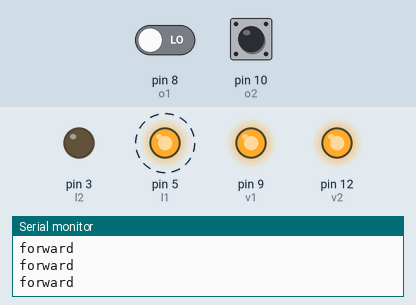
The sketch below on a simulated Arduino Uno, built with avr-gcc and run on an emulated ATmega328P. Parts: output pins drawn as LEDs (lit = HIGH), the last lines printed to the serial monitor. Dashed ring = blinking. The test bench sets the inputs (shaded band); at power-on: pin 10 (o2) LOW, pin 8 (o1) LOW. Pins used as bus, display or sensor lines are not drawn.

Above: at 1.65 s.
1.7 s: pin 10 (o2) driven HIGH
At 2.05 s:
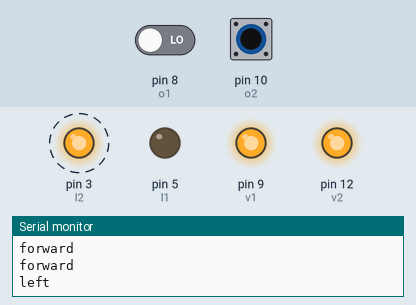
4.7 s: pin 10 (o2) driven LOW
At 5.05 s:
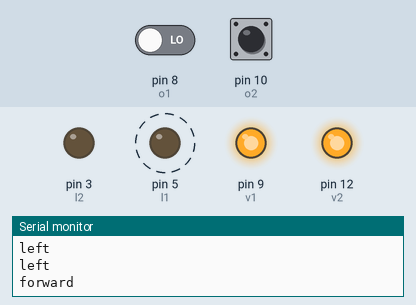
7.7 s: pin 8 (o1) driven HIGH
10.7 s: pin 10 (o2) pulsed HIGH 2 times (0.12 s each, 0.3 s apart)
Timing chart, 0 to 14.7 s (numbered marks = the images above; inputs shaded):
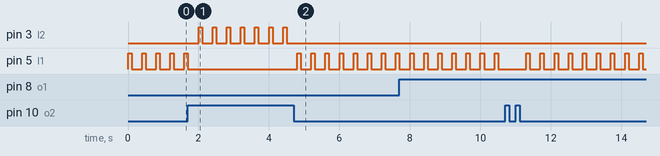

Measured:
- after the input at 1.7 s, pin 3 (l2): alternates HIGH for 0.10 s and LOW for 0.30 s, starting after 0.30 s; pin 5 (l1): goes on until 1.7 s, then stays LOW
- after the input at 4.7 s, pin 3 (l2): stops changing and stays LOW; pin 5 (l1): alternates HIGH for 0.10 s and LOW for 0.30 s, starting after 0.10 s
- by itself, pin 5 (l1): alternates HIGH for 0.10 s and LOW for 0.30 s

The sketch:

sketch_feb23a.ino
```cpp
int l1 = 5;
int r1 = 6;
int l2 = 3;
int r2 = 4;
int o1 = 8, o2 = 10;
int v1 = 9, v2 = 12;
int a, b;
void setup() {
  // put your setup code here, to run once:
  Serial.begin(9600);
  pinMode(l1, OUTPUT);
  pinMode(r1, OUTPUT);
  pinMode(l2, OUTPUT);
  pinMode(r2, OUTPUT);
  pinMode(o1, INPUT);
  pinMode(o2, INPUT);
  pinMode(v1, OUTPUT);
  pinMode(v2, OUTPUT);
  digitalWrite(v1, HIGH);
  digitalWrite(v2, HIGH);
}
void movement(int l, int r) {
  if (l == 1 && r == 0 ) {

     digitalWrite(l1, HIGH);
    digitalWrite(r1, HIGH);
    digitalWrite(l2, LOW);
    digitalWrite(r2, LOW);


    Serial.println("right");
    delay(100);
    digitalWrite(l1, LOW);
    digitalWrite(l2, LOW);
    digitalWrite(r1, LOW);
    digitalWrite(r2, LOW);
    delay(300);
  }
  if (l == 0 && r == 0) {

      digitalWrite(l1, HIGH);
    digitalWrite(r1, LOW);
    digitalWrite(l2, LOW);
    digitalWrite(r2, HIGH);


    Serial.println("forward");
    delay(100);
    digitalWrite(l1, LOW);
    digitalWrite(l2, LOW);
    digitalWrite(r1, LOW);
    digitalWrite(r2, LOW);
    delay(300);
  }
  if (l == 0 && r == 1) {

      digitalWrite(l1, LOW);
    digitalWrite(r1, LOW);
    digitalWrite(l2, HIGH);
    digitalWrite(r2, HIGH);

    Serial.println("left");
    delay(100);
    digitalWrite(l1, LOW);
    digitalWrite(l2, LOW);
    digitalWrite(r1, LOW);
    digitalWrite(r2, LOW);
    delay(300);
  }
  if (l == 1 && r == 1) {
    digitalWrite(l1, LOW);
    digitalWrite(l2, LOW);
    digitalWrite(r1, LOW);
    digitalWrite(r2, LOW);
    Serial.println("backward");
    delay(500);
  }

}
void loop() {
  a = digitalRead(o1);
  b = digitalRead(o2);

  movement(a, b);

}
```
